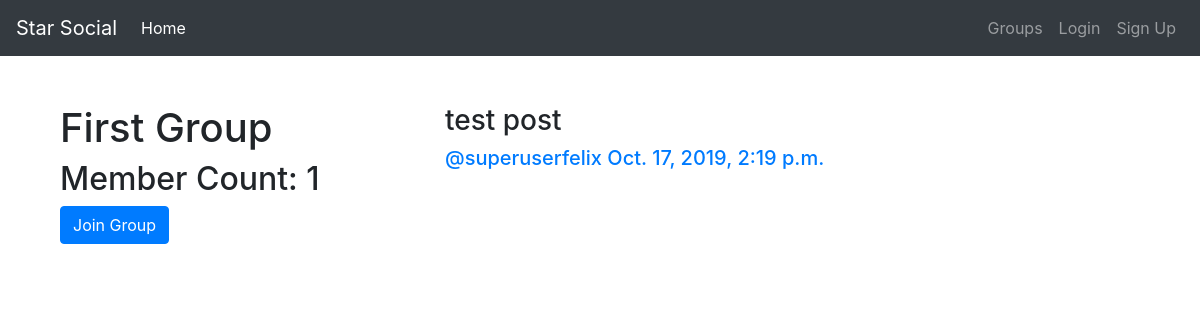
The app's page /groups/posts/in/first-group/ with its own data.
### groups/models.py (models this page shows, shortened)
class Group(models.Model):
    name = models.CharField(max_length=255, unique=True)
    slug = models.SlugField(allow_unicode=True, unique=True)
    description = models.TextField(blank=True, default='')
    description_html = models.TextField(editable=False, default='', blank=True)
    members = models.ManyToManyField(User, through='GroupMember')
    class Meta:
        ordering = ['name']

### post/models.py (models this page shows, shortened)
class Post(models.Model):
    user = models.ForeignKey(User, related_name='posts', on_delete=models.PROTECT)
    created_at = models.DateTimeField(auto_now=True)
    message = models.TextField()
    group = models.ForeignKey(Group, related_name='posts', null=True, blank=True, on_delete=models.PROTECT)
    class Meta:
        ordering = ['-created_at']
        unique_together = ['user', 'message']

### groups/views.py (the view)
# urls.py: re_path(r'^posts/in/(?P<slug>[-\w]+)/$', views.SingleGroup.as_view(), name='single'),
class SingleGroup(generic.DetailView):
    model = Group

### groups/templates/groups/group_detail.html
{% extends 'groups/group_base.html' %}
{% block pregroup %}
    <div class="col">
        <h1>{{group.name}}</h1>
        <h2>Member Count: {{group.members.count}}</h2>
        {% if user in group.members.all %}
        <a class="btn btn-danger" href="{% url 'groups:leave' slug=group.slug %}">Leave Group</a>
        {% else %}
        <a class="btn btn-primary" href="{% url 'groups:join' slug=group.slug %}">Join Group</a>
        {% endif %}
    </div>
{% endblock %}
{% block group_content %}
    <div class="col-md-8">
        {% if group.posts.count == 0 %}
            <h2>No posts in this group yet!</h2>
        {% else %}
            {% for post in group.posts.all %}
                {% include 'post/_post.html' %}
            {% endfor %}
        {% endif %}
    </div>
{% endblock %}

### post/templates/post/_post.html (shortened to what this page needs)
<div class="post media">
    <div class="container">
        <div class="row">
            <div class="col-md-12">
                <h3 style="display: block">{{post.message}}</h3>
            </div>
        </div>
        <div class="row">
            <div class="col-md-12">
                <div class="media-body">
                    <h5 class="media-heading">
                        <span class="username">
                            <a href="{% url 'post:for_user' username=post.user.username %}">@{{post.user.username}}</a>
                        </span>
                        <time class="time">
                            <a href="{% url 'post:single' username=post.user.username pk=post.pk %}">{{post.created_at}}</a>
                        </time>
                    </h5>
                </div>
            </div>
        </div>
    </div>
</div>

### records on screen
Group: name "First Group", members.count "1"
Post: message "test post", user.username "superuserfelix", created_at "Oct. 17, 2019, 2:19 p.m."
